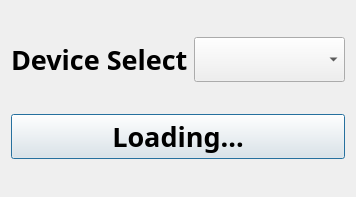
<?xml version="1.0" encoding="UTF-8"?>
<ui version="4.0">
 <class>QLoading</class>
 <widget class="QDialog" name="QLoading">
  <property name="geometry">
   <rect>
    <x>0</x>
    <y>0</y>
    <width>356</width>
    <height>197</height>
   </rect>
  </property>
  <property name="maximumSize">
   <size>
    <width>16777215</width>
    <height>16777215</height>
   </size>
  </property>
  <property name="windowTitle">
   <string>Wait User Select,Timeout</string>
  </property>
  <property name="windowIcon">
   <iconset resource="../res.qrc">
    <normaloff>:/images/preferences-system.png</normaloff>:/images/preferences-system.png</iconset>
  </property>
  <layout class="QGridLayout" name="gridLayout">
   <item row="0" column="0">
    <widget class="QLabel" name="label">
     <property name="font">
      <font>
       <family>宋体</family>
       <pointsize>20</pointsize>
       <weight>75</weight>
       <bold>true</bold>
      </font>
     </property>
     <property name="text">
      <string>Device Select</string>
     </property>
    </widget>
   </item>
   <item row="0" column="1">
    <widget class="QComboBox" name="comboBox">
     <property name="font">
      <font>
       <family>宋体</family>
       <pointsize>20</pointsize>
       <weight>75</weight>
       <bold>true</bold>
      </font>
     </property>
    </widget>
   </item>
   <item row="1" column="0" colspan="2">
    <widget class="QPushButton" name="pushButton_DirectLogin">
     <property name="font">
      <font>
       <family>宋体</family>
       <pointsize>20</pointsize>
       <weight>75</weight>
       <bold>true</bold>
      </font>
     </property>
     <property name="text">
      <string>Loading...</string>
     </property>
     <property name="icon">
      <iconset resource="../res.qrc">
       <normaloff>:/images/loading.png</normaloff>:/images/loading.png</iconset>
     </property>
     <property name="iconSize">
      <size>
       <width>128</width>
       <height>128</height>
      </size>
     </property>
    </widget>
   </item>
  </layout>
 </widget>
 <resources>
  <include location="../res.qrc"/>
 </resources>
 <connections/>
</ui>
